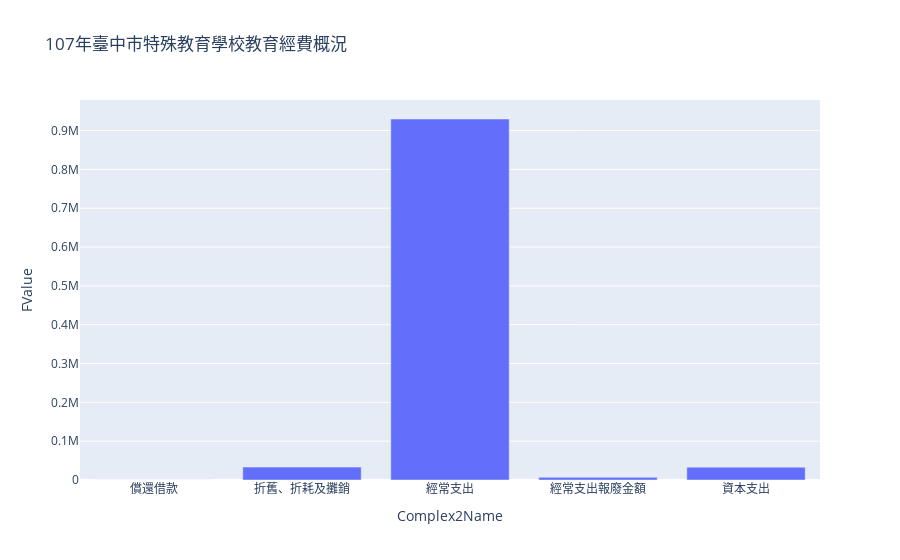

Notebook source saved alongside this figure:
### Code cell
import plotly.express as px
fig = px.bar(Type, x='Complex2Name', y='FValue', title="107年臺中市特殊教育學校教育經費概況")
fig.show()

### Figure 1 — Plotly figure (JSON) as saved in the notebook; plotly's stock layout.template omitted (floating-point values rounded to 4 significant figures)
{"data": [{"alignmentgroup": "True", "hovertemplate": "Complex2Name=%{x}<br>FValue=%{y}<extra></extra>", "legendgroup": "", "marker": {"color": "#636efa", "pattern": {"shape": ""}}, "name": "", "offsetgroup": "", "orientation": "v", "showlegend": false, "textposition": "auto", "type": "bar", "x": ["償還借款", "折舊、折耗及攤銷", "經常支出", "經常支出報廢金額", "資本支出"], "xaxis": "x", "y": [0, 33163, 929681, 6829, 33090], "yaxis": "y"}], "layout": {"barmode": "relative", "legend": {"tracegroupgap": 0}, "title": {"text": "107年臺中市特殊教育學校教育經費概況"}, "xaxis": {"anchor": "y", "domain": [0, 1], "title": {"text": "Complex2Name"}}, "yaxis": {"anchor": "x", "domain": [0, 1], "title": {"text": "FValue"}}}}
